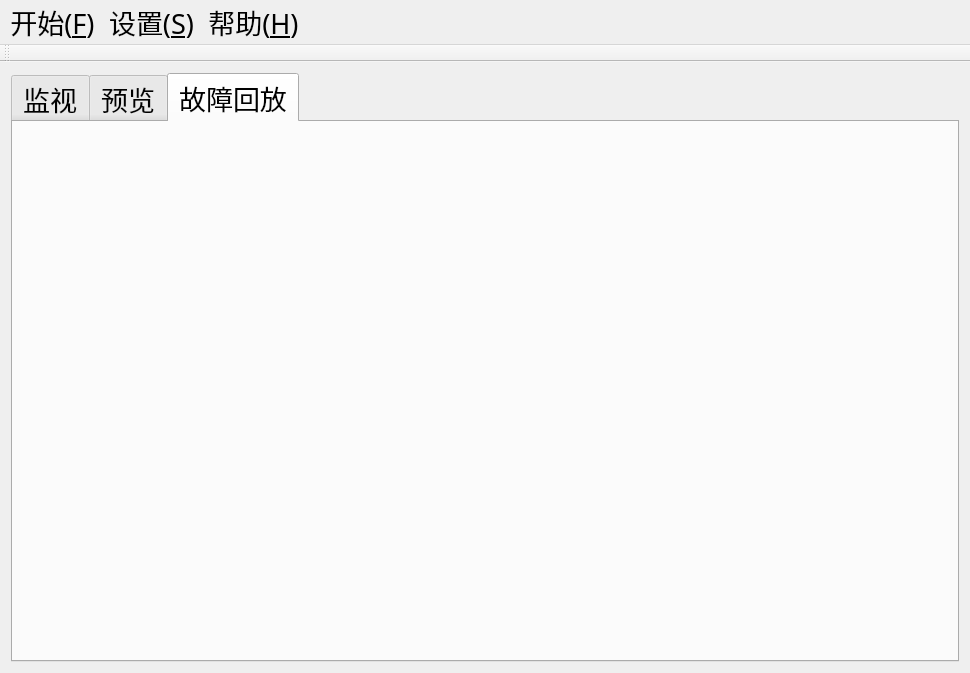
<?xml version="1.0" encoding="UTF-8"?>
<ui version="4.0">
 <class>MainWindowClass</class>
 <widget class="QMainWindow" name="MainWindowClass">
  <property name="geometry">
   <rect>
    <x>0</x>
    <y>0</y>
    <width>970</width>
    <height>673</height>
   </rect>
  </property>
  <property name="font">
   <font>
    <family>等线</family>
    <pointsize>20</pointsize>
   </font>
  </property>
  <property name="windowTitle">
   <string>宝钢环冷机台车轮子速度监测</string>
  </property>
  <property name="windowIcon">
   <iconset resource="MainWindow.qrc">
    <normaloff>:/images/Resources/images/WheelMonitor.ico</normaloff>:/images/Resources/images/WheelMonitor.ico</iconset>
  </property>
  <widget class="QWidget" name="centralWidget">
   <layout class="QGridLayout" name="gridLayout_2">
    <item row="1" column="0">
     <widget class="QTabWidget" name="centralTabWidget">
      <property name="autoFillBackground">
       <bool>false</bool>
      </property>
      <property name="currentIndex">
       <number>2</number>
      </property>
      <widget class="QWidget" name="monitorTab">
       <attribute name="title">
        <string>监视</string>
       </attribute>
       <layout class="QGridLayout" name="gridLayout_3">
        <item row="0" column="0">
         <layout class="QGridLayout" name="gridLayout_5" columnstretch="0,1,1">
          <item row="1" column="1">
           <widget class="QGroupBox" name="groupBox_3">
            <property name="title">
             <string>实时输入</string>
            </property>
            <layout class="QGridLayout" name="gridLayout_6">
             <item row="0" column="0">
              <widget class="QLabel" name="realVideoLabel">
               <property name="text">
                <string/>
               </property>
              </widget>
             </item>
            </layout>
           </widget>
          </item>
          <item row="1" column="2">
           <widget class="QGroupBox" name="groupBox_4">
            <property name="title">
             <string>匹配图</string>
            </property>
            <layout class="QGridLayout" name="gridLayout_7">
             <item row="0" column="0">
              <widget class="QLabel" name="imageMatchesLabel">
               <property name="frameShape">
                <enum>QFrame::NoFrame</enum>
               </property>
               <property name="text">
                <string/>
               </property>
               <property name="scaledContents">
                <bool>false</bool>
               </property>
              </widget>
             </item>
            </layout>
           </widget>
          </item>
         </layout>
        </item>
        <item row="1" column="0">
         <layout class="QGridLayout" name="gridLayout_8" columnstretch="1,1">
          <item row="0" column="0">
           <widget class="QGroupBox" name="groupBox_2">
            <property name="sizePolicy">
             <sizepolicy hsizetype="Preferred" vsizetype="Maximum">
              <horstretch>0</horstretch>
              <verstretch>0</verstretch>
             </sizepolicy>
            </property>
            <property name="title">
             <string>警报</string>
            </property>
            <layout class="QFormLayout" name="formLayout_2">
             <item row="0" column="0">
              <widget class="QPushButton" name="alarmPushButton">
               <property name="enabled">
                <bool>true</bool>
               </property>
               <property name="cursor">
                <cursorShape>PointingHandCursor</cursorShape>
               </property>
               <property name="focusPolicy">
                <enum>Qt::NoFocus</enum>
               </property>
               <property name="contextMenuPolicy">
                <enum>Qt::NoContextMenu</enum>
               </property>
               <property name="toolTip">
                <string extracomment="reset to green"/>
               </property>
               <property name="text">
                <string/>
               </property>
               <property name="icon">
                <iconset resource="MainWindow.qrc">
                 <normaloff>:/images/Resources/images/gray.png</normaloff>:/images/Resources/images/gray.png</iconset>
               </property>
               <property name="iconSize">
                <size>
                 <width>128</width>
                 <height>128</height>
                </size>
               </property>
               <property name="default">
                <bool>false</bool>
               </property>
               <property name="flat">
                <bool>true</bool>
               </property>
              </widget>
             </item>
             <item row="0" column="1">
              <widget class="QGroupBox" name="lcdGroupBox">
               <property name="sizePolicy">
                <sizepolicy hsizetype="Maximum" vsizetype="Preferred">
                 <horstretch>0</horstretch>
                 <verstretch>0</verstretch>
                </sizepolicy>
               </property>
               <property name="title">
                <string>报警车轮序号</string>
               </property>
               <layout class="QGridLayout" name="gridLayout">
                <item row="0" column="0">
                 <widget class="QLCDNumber" name="lcdNumber">
                  <property name="minimumSize">
                   <size>
                    <width>0</width>
                    <height>0</height>
                   </size>
                  </property>
                  <property name="font">
                   <font>
                    <pointsize>14</pointsize>
                   </font>
                  </property>
                  <property name="cursor">
                   <cursorShape>PointingHandCursor</cursorShape>
                  </property>
                  <property name="autoFillBackground">
                   <bool>true</bool>
                  </property>
                  <property name="styleSheet">
                   <string notr="true"/>
                  </property>
                  <property name="lineWidth">
                   <number>3</number>
                  </property>
                  <property name="midLineWidth">
                   <number>1</number>
                  </property>
                  <property name="digitCount">
                   <number>3</number>
                  </property>
                  <property name="segmentStyle">
                   <enum>QLCDNumber::Flat</enum>
                  </property>
                  <property name="intValue" stdset="0">
                   <number>888</number>
                  </property>
                 </widget>
                </item>
               </layout>
              </widget>
             </item>
            </layout>
           </widget>
          </item>
          <item row="0" column="1">
           <widget class="QGroupBox" name="groupBox">
            <property name="sizePolicy">
             <sizepolicy hsizetype="Preferred" vsizetype="Preferred">
              <horstretch>0</horstretch>
              <verstretch>0</verstretch>
             </sizepolicy>
            </property>
            <property name="minimumSize">
             <size>
              <width>55</width>
              <height>0</height>
             </size>
            </property>
            <property name="title">
             <string>实时</string>
            </property>
            <layout class="QFormLayout" name="formLayout">
             <item row="0" column="0">
              <widget class="QLabel" name="numLabel">
               <property name="text">
                <string>车轮序号</string>
               </property>
               <property name="buddy">
                <cstring>numLineEdit</cstring>
               </property>
              </widget>
             </item>
             <item row="0" column="1">
              <widget class="QLineEdit" name="numLineEdit">
               <property name="enabled">
                <bool>true</bool>
               </property>
               <property name="minimumSize">
                <size>
                 <width>55</width>
                 <height>0</height>
                </size>
               </property>
               <property name="maximumSize">
                <size>
                 <width>55</width>
                 <height>16777215</height>
                </size>
               </property>
               <property name="text">
                <string/>
               </property>
               <property name="readOnly">
                <bool>true</bool>
               </property>
              </widget>
             </item>
             <item row="1" column="0">
              <widget class="QLabel" name="lastSpeedLabel">
               <property name="text">
                <string>车轮转速(m/min)</string>
               </property>
               <property name="buddy">
                <cstring>lastSpeedLineEdit</cstring>
               </property>
              </widget>
             </item>
             <item row="1" column="1">
              <widget class="QLineEdit" name="lastSpeedLineEdit">
               <property name="enabled">
                <bool>true</bool>
               </property>
               <property name="minimumSize">
                <size>
                 <width>55</width>
                 <height>0</height>
                </size>
               </property>
               <property name="maximumSize">
                <size>
                 <width>55</width>
                 <height>16777215</height>
                </size>
               </property>
               <property name="text">
                <string/>
               </property>
               <property name="readOnly">
                <bool>true</bool>
               </property>
              </widget>
             </item>
             <item row="2" column="0">
              <widget class="QLabel" name="cartSpeedLabel">
               <property name="text">
                <string>台车速度(m/min)</string>
               </property>
               <property name="buddy">
                <cstring>cartSpeedLineEdit</cstring>
               </property>
              </widget>
             </item>
             <item row="2" column="1">
              <widget class="QLineEdit" name="cartSpeedLineEdit">
               <property name="enabled">
                <bool>true</bool>
               </property>
               <property name="minimumSize">
                <size>
                 <width>55</width>
                 <height>0</height>
                </size>
               </property>
               <property name="maximumSize">
                <size>
                 <width>55</width>
                 <height>16777215</height>
                </size>
               </property>
               <property name="text">
                <string/>
               </property>
               <property name="readOnly">
                <bool>true</bool>
               </property>
              </widget>
             </item>
            </layout>
           </widget>
          </item>
         </layout>
        </item>
       </layout>
      </widget>
      <widget class="QWidget" name="previewTab">
       <attribute name="title">
        <string>预览</string>
       </attribute>
       <layout class="QGridLayout" name="gridLayout_4">
        <item row="0" column="0">
         <widget class="QWidget" name="previewWidget" native="true"/>
        </item>
       </layout>
      </widget>
      <widget class="QWidget" name="playbackTab">
       <attribute name="title">
        <string>故障回放</string>
       </attribute>
      </widget>
     </widget>
    </item>
   </layout>
  </widget>
  <widget class="QMenuBar" name="menuBar">
   <property name="geometry">
    <rect>
     <x>0</x>
     <y>0</y>
     <width>970</width>
     <height>34</height>
    </rect>
   </property>
   <property name="font">
    <font>
     <family>等线</family>
     <pointsize>20</pointsize>
    </font>
   </property>
   <property name="defaultUp">
    <bool>false</bool>
   </property>
   <property name="nativeMenuBar">
    <bool>true</bool>
   </property>
   <widget class="QMenu" name="menu_Main">
    <property name="font">
     <font>
      <family>等线</family>
      <pointsize>20</pointsize>
     </font>
    </property>
    <property name="tearOffEnabled">
     <bool>false</bool>
    </property>
    <property name="title">
     <string>开始(&amp;F)</string>
    </property>
    <widget class="QMenu" name="menu_Monitor">
     <property name="font">
      <font>
       <family>等线</family>
       <pointsize>20</pointsize>
      </font>
     </property>
     <property name="tearOffEnabled">
      <bool>false</bool>
     </property>
     <property name="title">
      <string>监测(&amp;M)</string>
     </property>
     <addaction name="action_Start"/>
     <addaction name="action_Stop"/>
    </widget>
    <addaction name="menu_Monitor"/>
    <addaction name="separator"/>
    <addaction name="action_Quit"/>
    <addaction name="action_Restart"/>
   </widget>
   <widget class="QMenu" name="menu_Setting">
    <property name="font">
     <font>
      <family>等线</family>
      <pointsize>20</pointsize>
     </font>
    </property>
    <property name="title">
     <string>设置(&amp;S)</string>
    </property>
    <addaction name="action_Property"/>
   </widget>
   <widget class="QMenu" name="menu_Help">
    <property name="font">
     <font>
      <family>等线</family>
      <pointsize>20</pointsize>
     </font>
    </property>
    <property name="title">
     <string>帮助(&amp;H)</string>
    </property>
    <addaction name="action_Show_Log"/>
    <addaction name="action_Backup_Log"/>
    <addaction name="separator"/>
    <addaction name="action_About"/>
    <addaction name="action_About_Qt"/>
   </widget>
   <addaction name="menu_Main"/>
   <addaction name="menu_Setting"/>
   <addaction name="menu_Help"/>
  </widget>
  <widget class="QToolBar" name="mainToolBar">
   <attribute name="toolBarArea">
    <enum>TopToolBarArea</enum>
   </attribute>
   <attribute name="toolBarBreak">
    <bool>false</bool>
   </attribute>
  </widget>
  <widget class="QStatusBar" name="statusBar">
   <property name="maximumSize">
    <size>
     <width>16777215</width>
     <height>0</height>
    </size>
   </property>
   <property name="font">
    <font>
     <pointsize>18</pointsize>
    </font>
   </property>
  </widget>
  <action name="action_Start">
   <property name="checkable">
    <bool>false</bool>
   </property>
   <property name="text">
    <string>启动(&amp;A)</string>
   </property>
  </action>
  <action name="action_Stop">
   <property name="enabled">
    <bool>false</bool>
   </property>
   <property name="text">
    <string>停止(&amp;P)</string>
   </property>
  </action>
  <action name="action_Property">
   <property name="text">
    <string>属性...</string>
   </property>
  </action>
  <action name="action_About_Qt">
   <property name="text">
    <string>关于 &amp;Qt</string>
   </property>
   <property name="statusTip">
    <string/>
   </property>
  </action>
  <action name="action_About">
   <property name="text">
    <string>关于(&amp;A)</string>
   </property>
   <property name="shortcut">
    <string>Ctrl+Q</string>
   </property>
  </action>
  <action name="action_Quit">
   <property name="text">
    <string>退出(&amp;Q)</string>
   </property>
  </action>
  <action name="action_Restart">
   <property name="text">
    <string>重启(&amp;R)</string>
   </property>
  </action>
  <action name="action_Show_Log">
   <property name="text">
    <string>显示日志(&amp;L)</string>
   </property>
  </action>
  <action name="action_Backup_Log">
   <property name="text">
    <string>备份日志到(&amp;B)...</string>
   </property>
  </action>
 </widget>
 <layoutdefault spacing="6" margin="11"/>
 <tabstops>
  <tabstop>numLineEdit</tabstop>
  <tabstop>lastSpeedLineEdit</tabstop>
  <tabstop>cartSpeedLineEdit</tabstop>
 </tabstops>
 <resources>
  <include location="MainWindow.qrc"/>
 </resources>
 <connections/>
</ui>
